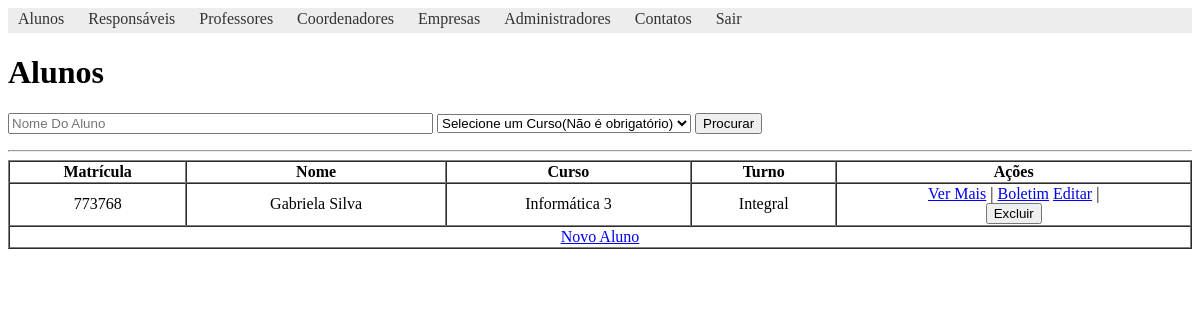
/views/aluno/ver-alunos.php (signed in), run on the app's committed database.
### tables this page shows
CREATE TABLE `alunos` (
  `id` int(11) NOT NULL AUTO_INCREMENT,
  `id_curso` int(11) NOT NULL,
  `nome` varchar(150) NOT NULL,
  `matricula` varchar(20) NOT NULL,
  `num_chamada` int(2) NOT NULL,
  `data_nascimento` date NOT NULL,
  `naturalidade` varchar(30) NOT NULL,
  `rg` varchar(20) NOT NULL,
  `cpf` varchar(20) NOT NULL,
  `nis` varchar(20) NOT NULL,
  `cep` varchar(20) NOT NULL,
  `complemento_endereco` varchar(50) NOT NULL,
  `turno` varchar(20) NOT NULL,
  `data_cadastro` date NOT NULL,
  `escola_origem` varchar(100) NOT NULL,
  `opcao_medicamento` varchar(50) DEFAULT NULL,
  `medicamento` varchar(50) DEFAULT NULL,
  `telefone` varchar(20) DEFAULT NULL,
  `celular` varchar(20) DEFAULT NULL,
  `comentario` text,
  `login` varchar(100) NOT NULL,
  `email` varchar(100) NOT NULL,
  `senha` varchar(100) NOT NULL,
  PRIMARY KEY (`id`),
  UNIQUE KEY `matricula` (`matricula`),
  KEY `alunos_fk0` (`id_curso`),
  CONSTRAINT `alunos_fk0` FOREIGN KEY (`id_curso`) REFERENCES `cursos` (`id`)
);

CREATE TABLE `cursos` (
  `id` int(11) NOT NULL AUTO_INCREMENT,
  `nome` varchar(50) NOT NULL,
  PRIMARY KEY (`id`)
);

### app/models/Aluno.php (called while the page is built, shortened)
<?php
	function listarAlunos()
	{
		$conn = iniciarConexao();
		$stmt = $conn->prepare("SELECT * FROM alunos");
		if($stmt->execute() && $stmt->rowCount() > 0){
			$alunos = $stmt->fetchAll(PDO::FETCH_ASSOC);
		}
		return $alunos;
	}

### app/models/Curso.php (called while the page is built, shortened)
<?php
    function traduzirId($id_curso)
    {
        $conn = iniciarConexao();
        $stmt = $conn->prepare("SELECT nome FROM cursos WHERE id = ?");
        $stmt->bindParam(1, $id_curso);
        if($stmt->execute()){
            $curso = $stmt->fetch(PDO::FETCH_OBJ);
            return $curso->nome;
        }
    }

### views/aluno/ver-alunos.php (the view, shortened to what this page needs)
<?php
	include_once '../../app/models/Aluno.php';
	include_once '../../app/models/Curso.php';
	include_once '../templates/includes/header.php';
	if(isset($_POST['btnProcurar'])){
		$nome = filter_input(INPUT_POST, 'nome');
		$curso = filter_input(INPUT_POST, 'curso');
		if($curso != 0){
			@$alunos = buscarAlunoCurso($nome, $curso);
		}else{
			@$alunos = buscarAlunoNome($nome);
		}
		$msg = "Nenhum Aluno Encontrado";
	}else{
		$alunos = listarAlunos();
		$msg = "Nenhum Aluno Cadastrado";
	}
?>
<h1>Alunos</h1>
<form method="POST" action="">
	<input type="text" name="nome" placeholder="Nome Do Aluno" size="50px">
	<select name="curso">
		<option value="">Selecione um Curso(Não é obrigatório)</option>
	</select>
	<button type="submit" name="btnProcurar">Procurar</button>
</form>
<hr>
<table border="1" cellspacing="0" width="100%">
	<thead>
		<tr>
			<th width="15%">Matrícula</th>
			<th>Nome</th>
			<th>Curso</th>
			<th>Turno</th>
			<th>Ações</th>
		</tr>
	</thead>
	<tbody>
		<?php
			if(!empty($alunos)){
				foreach($alunos as $aluno){
		?>
			<tr>
				<td align="center"><?= $aluno['matricula'] ?></td>
				<td align="center"><?= $aluno['nome'] ?></td>
				<td align="center"><?= traduzirId($aluno['id_curso']) ?></td>
				<td align="center"><?= $aluno['turno'] ?></td>
				<td align="center" width="30%">
					<?= ($_SESSION['usuario_logado']['nv_acesso'] != "professor") ? "<a href='dados-aluno.php?id=".$aluno['id']."'>Ver Mais</a> |" : "" ?>
					<?= ($_SESSION['usuario_logado']['nv_acesso'] != "professor") ? " <a href='boletim.php?id=".$aluno['id']."'>Boletim</a>" : "" ?>
					<?= ($_SESSION['usuario_logado']['nv_acesso'] != "professor") ? "<a href='novo-editar-aluno.php?id=".$aluno['id']."'>Editar</a> |" : "" ?>
					<?php if($_SESSION['usuario_logado']['nv_acesso'] != "professor"){ ?>
						<form method="POST" action="../../app/routes.php" id="formDelete">
							<input type="submit" value="Excluir">
						</form>
					<?php } ?>
				</td>
			</tr>
		<?php } }else{ ?>
			<tr>
				<th colspan="5"><?= $msg ?></th>
			</tr>
		<?php } ?>
	</tbody>
	<tfoot>
		<tr>
			<?php if($_SESSION['usuario_logado']['nv_acesso'] == "admin" || $_SESSION['usuario_logado']['nv_acesso'] == "coordenador"){ ?>
				<td align="center" colspan="5"><a href="novo-editar-aluno.php">Novo Aluno</a></td>
			<?php } ?>
		</tr>
	</tfoot>
</table>
<?php include_once '../templates/includes/footer.php'; ?>

### data on the page
alunos: matricula "773768", nome "Gabriela Silva", id_curso.nome "Informática 3", turno "Integral"
